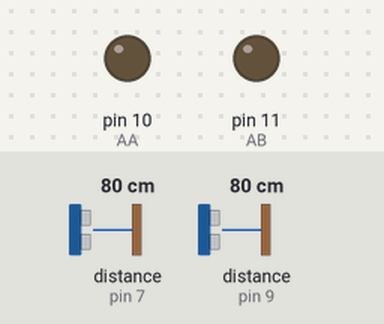
This sketch was run on a simulated Arduino Uno, built with avr-gcc and run on an emulated ATmega328P. Parts: output pins drawn as LEDs (lit = HIGH). The test bench sets the inputs (shaded band); at power-on: distance to the obstacle (sensors on pin 9, pin 7) 80 cm. The echo pulse lasts 58.3 µs per cm; what the sketch prints to the serial monitor is not drawn.

Above: at 1.3 s.
1.4 s: distance to the obstacle (sensor on pin 9) set to 22 cm
4.5 s: distance to the obstacle (sensor on pin 9) set to 17 cm
At 7.5 s:
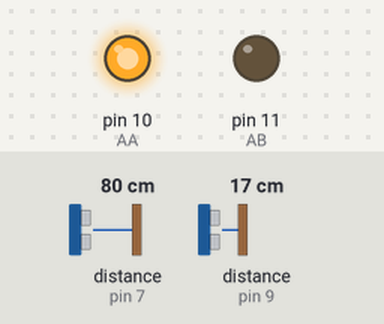
7.6 s: distance to the obstacle (sensor on pin 7) set to 21 cm
10.7 s: distance to the obstacle (sensor on pin 7) set to 17 cm
At 12.2 s:
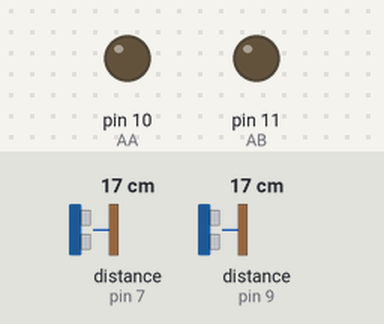
Timing chart, 0 to 13.3 s (numbered marks = the images above; inputs shaded):
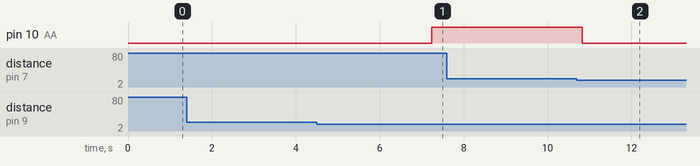

The sketch:

AutomaticWaterDispenser.ino
```cpp
#include <NewPing.h>

// 초음파 센서 핀 설정
#define TRIG_PIN1 8 // 초음파센서1 TRIG 핀
#define ECHO_PIN1 9 // 초음파센서1 ECHO 핀
#define TRIG_PIN2 6 // 초음파센서2 TRIG 핀
#define ECHO_PIN2 7 // 초음파센서2 ECHO 핀

// 환경에 따른 변경 값
#define CUP_H 24 // 컵 인식 높이
#define CUP_PER 0.8 // 컵에 채울 물 비율

// 모터 핀 설정
int AA = 10;  // 물 공급 모터 핀 AA
int AB = 11;  // 물 공급 모터 핀 AB

// 초음파 센서 거리 측정 설정
#define MAX_DISTANCE 1000 // 최대 측정 거리 (cm)
NewPing sonar1(TRIG_PIN1, ECHO_PIN1, MAX_DISTANCE);
NewPing sonar2(TRIG_PIN2, ECHO_PIN2, MAX_DISTANCE);

// 컵 감지 관련 변수
long cupHeight = 0;  // 컵의 높이
long waterHeight = 0; // 물의 높이
bool cupDetected = false; // 컵 감지 여부
long cupAvg = 0; //  컵의 높이 평균 (오차범위 감소)


void setup() {
  pinMode(AA, OUTPUT);  // 모터 핀 AA를 출력으로 설정
  pinMode(AB, OUTPUT);  // 모터 핀 AB를 출력으로 설정
  Serial.begin(9600);   // 시리얼 통신 초기화
}

void loop() {
  cupHeight = CUP_H - measureDistance(sonar1); // 초음파센서1로 컵 높이 측정
waterHeight = CUP_H - measureDistance(sonar2); //초음파센서2로 물 높이 측정

  if (cupHeight > 4 && waterHeight < cupHeight) { // 컵이 감지되었는지 확인
    Serial.print("컵 감지됨, 높이: ");
    Serial.println(cupHeight);

    // 5초 동안 컵 높이가 일정하게 유지되는지 확인
    if (isCupStable(cupHeight)) {
      Serial.println("컵 높이 일정");
      Serial.println("================== 물 공급 시작 ==================");
      giveWater(cupAvg); // 물 주기 시작
      delay(5000);
    }
  } else {
    Serial.print("컵 감지되지 않음, 높이: ");
    Serial.println(cupHeight);
  }

  delay(500);
}

// 초음파 센서 거리 측정 함수
long measureDistance(NewPing sonar) {
  delay(20); // 센서 안정화
  return sonar.ping_cm(); // cm 단위로 거리 반환
}

// 컵 높이가 일정하게 유지되는지 확인
bool isCupStable(long targetHeight) {
  cupAvg = targetHeight;
  for (int i = 0; i < 10; i++) { // 2초 동안 (0.2초마다 10번 확인)
    long currentHeight = CUP_H - measureDistance(sonar1);
    Serial.print(i+1);
    Serial.print("컵 안정성 확인 중, 인식한 컵 높이: ");
    Serial.println(currentHeight);
    cupAvg += currentHeight;
    if (abs(currentHeight - targetHeight) > 3) { // 높이 차이가 3cm 이상이면 false
      return false;
    }
    delay(200);
  }
  cupAvg /= 11;
  Serial.print("평균 컵 높이: ");
  Serial.println(cupAvg);
  return true;
}

// 물 공급 함수
void giveWater(long cupHeight) {
  long targetWaterHeight = cupHeight * CUP_PER; // 컵 높이의 목표 수위
  startMotor(); // 물 공급 시작
  while (true) {
    waterHeight = CUP_H - measureDistance(sonar2);

    Serial.print("컵 높이:");
    Serial.println(cupHeight);
    Serial.print("목표 물 높이:");
    Serial.println(targetWaterHeight);
    Serial.print("현재 물 높이:");
    Serial.println(waterHeight);

    if (waterHeight >= targetWaterHeight) {
      Serial.println("================== 물 공급 완료 ==================");
      stopMotor(); // 물 공급 중지
      break;
    }
    delay(100);
  }
}

// 모터 시작 함수
void startMotor() {
  digitalWrite(AA, HIGH);
  digitalWrite(AB, LOW);
  Serial.println("모터 작동 : 물 공급 시작");
}

// 모터 정지 함수
void stopMotor() {
  digitalWrite(AA, LOW);
  digitalWrite(AB, LOW);
  Serial.println("모터 정지 : 물 공급 중지");
}
```

Measured:
- the behaviour switches between 20 and 19 cm on distance to the obstacle (sensor on pin 9) (found by bisection; images 0 and 1)
- the behaviour switches between 20 and 19 cm on distance to the obstacle (sensor on pin 7) (found by bisection; images 1 and 2)
- after the input at 1.4 s, every drawn part: stays the same
- after the input at 4.5 s, pin 10 (AA): LOW → HIGH after 2.7 s
- after the input at 7.6 s, every drawn part: stays the same
- after the input at 10.7 s, pin 10 (AA): HIGH → LOW after 0.13 s
